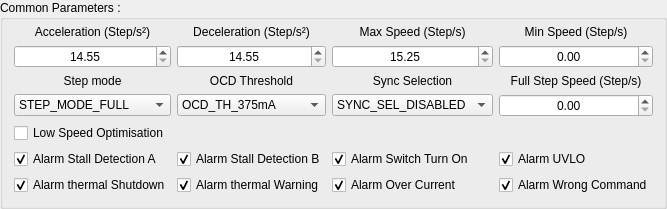
             <widget class="QGroupBox" name="cpGroup">
              <property name="title">
               <string>Common Parameters :</string>
              </property>
              <layout class="QGridLayout" name="gridLayout_6">
               <property name="topMargin">
                <number>5</number>
               </property>
               <item row="2" column="1">
                <widget class="QLabel" name="label_7">
                 <property name="text">
                  <string>OCD Threshold</string>
                 </property>
                 <property name="alignment">
                  <set>Qt::AlignCenter</set>
                 </property>
                 <property name="buddy">
                  <cstring>ocdThreshold</cstring>
                 </property>
                </widget>
               </item>
               <item row="2" column="0">
                <widget class="QLabel" name="label_6">
                 <property name="text">
                  <string>Step mode</string>
                 </property>
                 <property name="alignment">
                  <set>Qt::AlignCenter</set>
                 </property>
                 <property name="buddy">
                  <cstring>stepMode</cstring>
                 </property>
                </widget>
               </item>
               <item row="3" column="0">
                <widget class="QComboBox" name="stepMode">
                 <item>
                  <property name="text">
                   <string>STEP_MODE_FULL</string>
                  </property>
                 </item>
                 <item>
                  <property name="text">
                   <string>STEP_MODE_HALF</string>
                  </property>
                 </item>
                 <item>
                  <property name="text">
                   <string>STEP_MODE_1_4</string>
                  </property>
                 </item>
                 <item>
                  <property name="text">
                   <string>STEP_MODE_1_8</string>
                  </property>
                 </item>
                 <item>
                  <property name="text">
                   <string>STEP_MODE_1_16</string>
                  </property>
                 </item>
                 <item>
                  <property name="text">
                   <string>STEP_MODE_1_32</string>
                  </property>
                 </item>
                 <item>
                  <property name="text">
                   <string>STEP_MODE_1_64</string>
                  </property>
                 </item>
                 <item>
                  <property name="text">
                   <string>STEP_MODE_1_128</string>
                  </property>
                 </item>
                </widget>
               </item>
               <item row="3" column="1">
                <widget class="QComboBox" name="ocdThreshold">
                 <property name="currentIndex">
                  <number>0</number>
                 </property>
                 <item>
                  <property name="text">
                   <string>OCD_TH_375mA</string>
                  </property>
                 </item>
                 <item>
                  <property name="text">
                   <string>OCD_TH_750mA</string>
                  </property>
                 </item>
                 <item>
                  <property name="text">
                   <string>OCD_TH_1125mA</string>
                  </property>
                 </item>
                 <item>
                  <property name="text">
                   <string>OCD_TH_1500mA</string>
                  </property>
                 </item>
                 <item>
                  <property name="text">
                   <string>OCD_TH_1875mA</string>
                  </property>
                 </item>
                 <item>
                  <property name="text">
                   <string>OCD_TH_2250mA</string>
                  </property>
                 </item>
                 <item>
                  <property name="text">
                   <string>OCD_TH_2625mA</string>
                  </property>
                 </item>
                 <item>
                  <property name="text">
                   <string>OCD_TH_3000mA</string>
                  </property>
                 </item>
                 <item>
                  <property name="text">
                   <string>OCD_TH_3375mA</string>
                  </property>
                 </item>
                 <item>
                  <property name="text">
                   <string>OCD_TH_3750mA</string>
                  </property>
                 </item>
                 <item>
                  <property name="text">
                   <string>OCD_TH_4125mA</string>
                  </property>
                 </item>
                 <item>
                  <property name="text">
                   <string>OCD_TH_4500mA</string>
                  </property>
                 </item>
                 <item>
                  <property name="text">
                   <string>OCD_TH_4875mA</string>
                  </property>
                 </item>
                 <item>
                  <property name="text">
                   <string>OCD_TH_5250mA</string>
                  </property>
                 </item>
                 <item>
                  <property name="text">
                   <string>OCD_TH_5625mA</string>
                  </property>
                 </item>
                 <item>
                  <property name="text">
                   <string>OCD_TH_6000mA</string>
                  </property>
                 </item>
                </widget>
               </item>
               <item row="6" column="3">
                <widget class="QCheckBox" name="alarmWrongCmd">
                 <property name="text">
                  <string>Alarm Wrong Command</string>
                 </property>
                 <property name="checked">
                  <bool>true</bool>
                 </property>
                </widget>
               </item>
               <item row="5" column="0">
                <widget class="QCheckBox" name="alarmStallA">
                 <property name="text">
                  <string>Alarm Stall Detection A</string>
                 </property>
                 <property name="checked">
                  <bool>true</bool>
                 </property>
                </widget>
               </item>
               <item row="5" column="1">
                <widget class="QCheckBox" name="alarmStallB">
                 <property name="text">
                  <string>Alarm Stall Detection B</string>
                 </property>
                 <property name="checked">
                  <bool>true</bool>
                 </property>
                </widget>
               </item>
               <item row="5" column="2">
                <widget class="QCheckBox" name="alarmSW">
                 <property name="text">
                  <string>Alarm Switch Turn On</string>
                 </property>
                 <property name="checked">
                  <bool>true</bool>
                 </property>
                </widget>
               </item>
               <item row="6" column="1">
                <widget class="QCheckBox" name="alarmThermalWarning">
                 <property name="text">
                  <string>Alarm thermal Warning</string>
                 </property>
                 <property name="checked">
                  <bool>true</bool>
                 </property>
                </widget>
               </item>
               <item row="2" column="3">
                <widget class="QLabel" name="label_5">
                 <property name="text">
                  <string>Full Step Speed (Step/s)</string>
                 </property>
                 <property name="alignment">
                  <set>Qt::AlignCenter</set>
                 </property>
                 <property name="buddy">
                  <cstring>fsSpeed</cstring>
                 </property>
                </widget>
               </item>
               <item row="5" column="3">
                <widget class="QCheckBox" name="alarmUVLO">
                 <property name="text">
                  <string>Alarm UVLO</string>
                 </property>
                 <property name="checked">
                  <bool>true</bool>
                 </property>
                </widget>
               </item>
               <item row="6" column="2">
                <widget class="QCheckBox" name="alarmOCD">
                 <property name="text">
                  <string>Alarm Over Current</string>
                 </property>
                 <property name="checked">
                  <bool>true</bool>
                 </property>
                </widget>
               </item>
               <item row="6" column="0">
                <widget class="QCheckBox" name="alarmThermalShutdown">
                 <property name="text">
                  <string>Alarm thermal Shutdown</string>
                 </property>
                 <property name="checked">
                  <bool>true</bool>
                 </property>
                </widget>
               </item>
               <item row="0" column="2">
                <widget class="QLabel" name="label_3">
                 <property name="text">
                  <string>Max Speed (Step/s)</string>
                 </property>
                 <property name="alignment">
                  <set>Qt::AlignCenter</set>
                 </property>
                 <property name="buddy">
                  <cstring>maxSpeed</cstring>
                 </property>
                </widget>
               </item>
               <item row="0" column="1">
                <widget class="QLabel" name="label_2">
                 <property name="text">
                  <string>Deceleration (Step/s²)</string>
                 </property>
                 <property name="alignment">
                  <set>Qt::AlignCenter</set>
                 </property>
                 <property name="buddy">
                  <cstring>dec</cstring>
                 </property>
                </widget>
               </item>
               <item row="0" column="3">
                <widget class="QLabel" name="label_4">
                 <property name="text">
                  <string>Min Speed (Step/s)</string>
                 </property>
                 <property name="alignment">
                  <set>Qt::AlignCenter</set>
                 </property>
                 <property name="buddy">
                  <cstring>minSpeed</cstring>
                 </property>
                </widget>
               </item>
               <item row="0" column="0">
                <widget class="QLabel" name="label">
                 <property name="text">
                  <string>Acceleration (Step/s²)</string>
                 </property>
                 <property name="alignment">
                  <set>Qt::AlignCenter</set>
                 </property>
                 <property name="buddy">
                  <cstring>acc</cstring>
                 </property>
                </widget>
               </item>
               <item row="1" column="0">
                <widget class="QDoubleSpinBox" name="acc">
                 <property name="alignment">
                  <set>Qt::AlignCenter</set>
                 </property>
                 <property name="minimum">
                  <double>14.550000000000001</double>
                 </property>
                 <property name="maximum">
                  <double>59590.000000000000000</double>
                 </property>
                 <property name="singleStep">
                  <double>14.550000000000001</double>
                 </property>
                </widget>
               </item>
               <item row="1" column="1">
                <widget class="QDoubleSpinBox" name="dec">
                 <property name="alignment">
                  <set>Qt::AlignCenter</set>
                 </property>
                 <property name="minimum">
                  <double>14.550000000000001</double>
                 </property>
                 <property name="maximum">
                  <double>59590.000000000000000</double>
                 </property>
                 <property name="singleStep">
                  <double>14.550000000000001</double>
                 </property>
                </widget>
               </item>
               <item row="1" column="2">
                <widget class="QDoubleSpinBox" name="maxSpeed">
                 <property name="alignment">
                  <set>Qt::AlignCenter</set>
                 </property>
                 <property name="minimum">
                  <double>15.250000000000000</double>
                 </property>
                 <property name="maximum">
                  <double>15610.000000000000000</double>
                 </property>
                 <property name="singleStep">
                  <double>15.250000000000000</double>
                 </property>
                </widget>
               </item>
               <item row="1" column="3">
                <widget class="QDoubleSpinBox" name="minSpeed">
                 <property name="alignment">
                  <set>Qt::AlignCenter</set>
                 </property>
                 <property name="maximum">
                  <double>976.299999999999955</double>
                 </property>
                 <property name="singleStep">
                  <double>0.238000000000000</double>
                 </property>
                </widget>
               </item>
               <item row="3" column="3">
                <widget class="QDoubleSpinBox" name="fsSpeed">
                 <property name="alignment">
                  <set>Qt::AlignCenter</set>
                 </property>
                 <property name="minimum">
                  <double>0.000000000000000</double>
                 </property>
                 <property name="maximum">
                  <double>15625.000000000000000</double>
                 </property>
                 <property name="singleStep">
                  <double>15.250000000000000</double>
                 </property>
                </widget>
               </item>
               <item row="3" column="2">
                <widget class="QComboBox" name="syncSelection">
                 <item>
                  <property name="text">
                   <string>SYNC_SEL_DISABLED</string>
                  </property>
                 </item>
                 <item>
                  <property name="text">
                   <string>SYNC_SEL_1_2</string>
                  </property>
                 </item>
                 <item>
                  <property name="text">
                   <string>SYNC_SEL_1</string>
                  </property>
                 </item>
                 <item>
                  <property name="text">
                   <string>SYNC_SEL_2</string>
                  </property>
                 </item>
                 <item>
                  <property name="text">
                   <string>SYNC_SEL_4</string>
                  </property>
                 </item>
                 <item>
                  <property name="text">
                   <string>SYNC_SEL_8</string>
                  </property>
                 </item>
                 <item>
                  <property name="text">
                   <string>SYNC_SEL_16</string>
                  </property>
                 </item>
                 <item>
                  <property name="text">
                   <string>SYNC_SEL_32</string>
                  </property>
                 </item>
                 <item>
                  <property name="text">
                   <string>SYNC_SEL_64</string>
                  </property>
                 </item>
                </widget>
               </item>
               <item row="4" column="0">
                <widget class="QCheckBox" name="lowSpeedOptimisation">
                 <property name="layoutDirection">
                  <enum>Qt::LeftToRight</enum>
                 </property>
                 <property name="text">
                  <string>Low Speed Optimisation</string>
                 </property>
                 <property name="tristate">
                  <bool>false</bool>
                 </property>
                </widget>
               </item>
               <item row="2" column="2">
                <widget class="QLabel" name="label_22">
                 <property name="text">
                  <string>Sync Selection</string>
                 </property>
                 <property name="alignment">
                  <set>Qt::AlignCenter</set>
                 </property>
                 <property name="buddy">
                  <cstring>syncSelection</cstring>
                 </property>
                </widget>
               </item>
              </layout>
             </widget>
